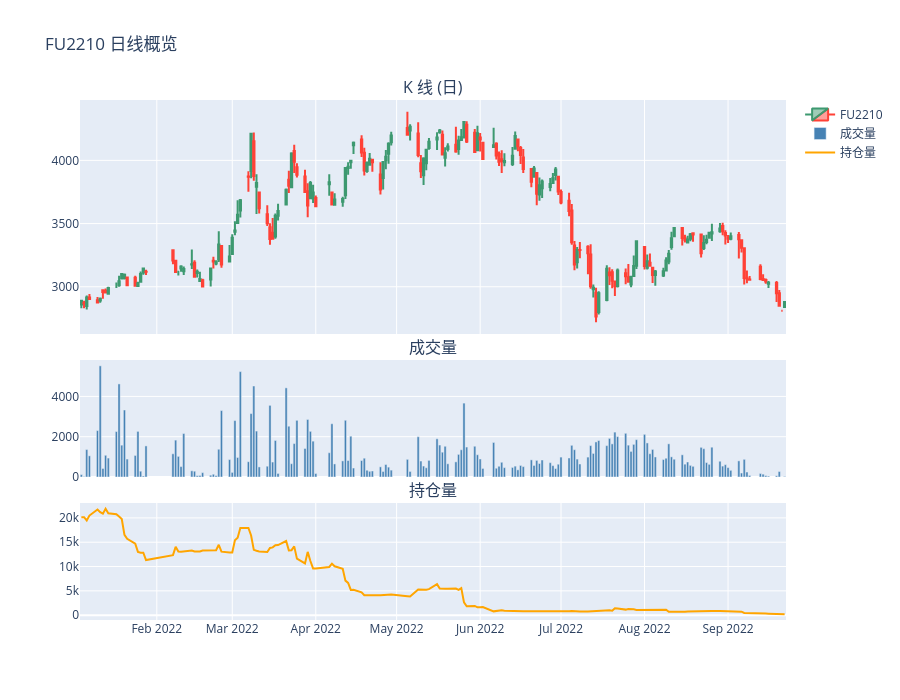

The cell this chart's notebook holds for it:
### Code cell
# 日线聚合（便于可视化）
daily = df.resample('1D').agg({
    'open': 'first', 'high': 'max', 'low': 'min', 'close': 'last',
    'volume': 'sum', 'amount': 'sum', 'open_interest': 'last'
}).dropna()

fig = make_subplots(rows=3, cols=1, shared_xaxes=True,
                    subplot_titles=['K 线 (日)', '成交量', '持仓量'],
                    row_heights=[0.5, 0.25, 0.25], vertical_spacing=0.05)

fig.add_trace(go.Candlestick(
    x=daily.index, open=daily['open'], high=daily['high'],
    low=daily['low'], close=daily['close'], name='FU2210'
), row=1, col=1)

fig.add_trace(go.Bar(x=daily.index, y=daily['volume'],
                     marker_color='steelblue', name='成交量'), row=2, col=1)

fig.add_trace(go.Scatter(x=daily.index, y=daily['open_interest'],
                         line=dict(color='orange'), name='持仓量'), row=3, col=1)

fig.update_layout(title='FU2210 日线概览', height=700, xaxis_rangeslider_visible=False)
fig.show()

### Figure 1 — Plotly figure (JSON) as saved in the notebook; plotly's stock layout.template omitted (floating-point values rounded to 4 significant figures; data arrays with more than 128 entries replaced by an {"elided": "..."} marker saying what was removed)
{"data": [{"close": {"elided": "176 float values"}, "high": {"elided": "176 float values"}, "low": {"elided": "176 float values"}, "name": "FU2210", "open": {"elided": "176 float values"}, "type": "candlestick", "x": {"elided": "176 str values"}, "xaxis": "x", "yaxis": "y"}, {"marker": {"color": "steelblue"}, "name": "成交量", "type": "bar", "x": {"elided": "176 str values"}, "xaxis": "x2", "y": {"elided": "176 float values"}, "yaxis": "y2"}, {"line": {"color": "orange"}, "name": "持仓量", "type": "scatter", "x": {"elided": "176 str values"}, "xaxis": "x3", "y": {"elided": "176 float values"}, "yaxis": "y3"}], "layout": {"annotations": [{"font": {"size": 16}, "showarrow": false, "text": "K 线 (日)", "x": 0.5, "xanchor": "center", "xref": "paper", "y": 1, "yanchor": "bottom", "yref": "paper"}, {"font": {"size": 16}, "showarrow": false, "text": "成交量", "x": 0.5, "xanchor": "center", "xref": "paper", "y": 0.5, "yanchor": "bottom", "yref": "paper"}, {"font": {"size": 16}, "showarrow": false, "text": "持仓量", "x": 0.5, "xanchor": "center", "xref": "paper", "y": 0.225, "yanchor": "bottom", "yref": "paper"}], "height": 700, "title": {"text": "FU2210 日线概览"}, "xaxis": {"anchor": "y", "domain": [0, 1], "matches": "x3", "rangeslider": {"visible": false}, "showticklabels": false}, "xaxis2": {"anchor": "y2", "domain": [0, 1], "matches": "x3", "showticklabels": false}, "xaxis3": {"anchor": "y3", "domain": [0, 1]}, "yaxis": {"anchor": "x", "domain": [0.55, 1]}, "yaxis2": {"anchor": "x2", "domain": [0.275, 0.5]}, "yaxis3": {"anchor": "x3", "domain": [0, 0.225]}}}
